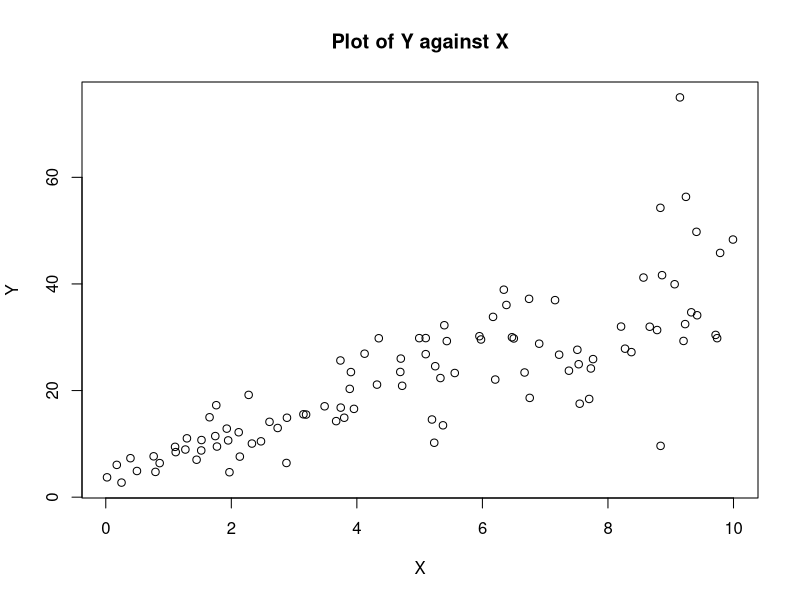

The R script that drew this image:
## ---- chunk 1
knitr::opts_chunk$set(echo = TRUE)
## ---- chunk 2
set.seed(2017)

X=runif(100)*10

Y=X*4+3.45

Y=rnorm(100)*0.29*Y+Y


## ---- chunk 3
plot(X ,Y ,main="Plot of Y against X", xlab = "X", ylab = "Y")
## ---- chunk 4

linear_m <- lm(Y ~ X)

summary(linear_m)

## ---- chunk 5
cor(X, Y)
summary(linear_m)
## ---- chunk 6

head(mtcars)

## ---- chunk 7

lm_wt <- lm(hp ~ wt, data = mtcars)

lm_wt

## ---- chunk 8

lm_mpg <- lm(hp ~ mpg, data = mtcars)

lm_mpg

## ---- chunk 9

summary(lm_wt)

summary(lm_mpg)

## ---- chunk 10

multiple_model <- lm(hp ~ cyl + mpg, data = mtcars)

## ---- chunk 11
new_data <- data.frame(cyl = 4, mpg = 22)
estimated_hp <- predict(multiple_model, newdata = new_data)
estimated_hp
## ---- chunk 12

library(mlbench)
data(BostonHousing)
BostonHousing$chas = factor(BostonHousing$chas, levels = c(0, 1))

## ---- chunk 13

homes_model <- lm(medv ~ crim + zn + ptratio + chas, data = BostonHousing)
summary(homes_model)

## ---- chunk 14
summary(linear_m)
## ---- chunk 15
anova_model<-anova(homes_model)

print(anova_model)
